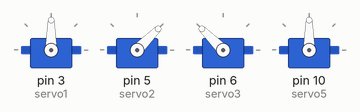
This sketch was run on a simulated Arduino Uno, built with avr-gcc and run on an emulated ATmega328P. Parts: 4 × servo. What the sketch prints to the serial monitor is not drawn.

Above: at 0.35 s.
At 1.05 s:
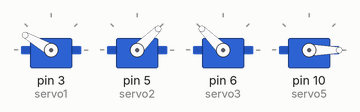
At 1.3 s:
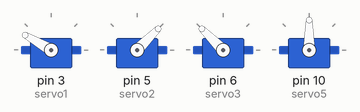
At 1.75 s:
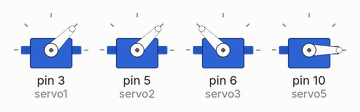
At 2.45 s:
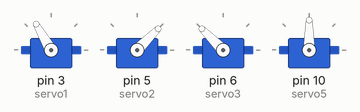
At 3.2 s:
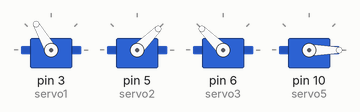
Timing chart, 0 to 3.6 s (numbered marks = the images above):
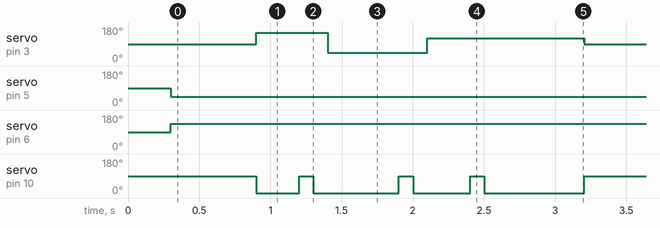

The sketch:

project.ino
```cpp
#include <Servo.h>

Servo servo1;
Servo servo2;
Servo servo3;
Servo servo5;

void setup() {
  Serial.begin(9600);
  Serial.println("start");

  servo1.attach(3);
  servo2.attach(5);
  servo3.attach(6);
  servo5.attach(10);

  move(90, 90, 90, 90);

  delay(300);
}

void loop() {
  move(90, 45, 135, 90);
  delay(600);

  // 1
  move(150, 45, 135, 0);
  delay(300);
  move(150, 45, 135, 90);
  delay(100);
  move(150, 45, 135, 0);
  delay(100);

  // 2
  move(45, 45, 135, 0);
  delay(500);
  move(45, 45, 135, 90);
  delay(100);
  move(45, 45, 135, 0);
  delay(100);

  // 3
  move(120, 45, 135, 0);
  delay(300);
  move(120, 45, 135, 90);
  delay(100);
  move(120, 45, 135, 0);
  delay(700);

}

void move(int a, int b, int c, int d) {
  servo1.write(a); // 바닥
  servo2.write(b); // 중간
  servo3.write(c); // 상단
  servo5.write(d); //
}
```

Measured:
- by itself, servo on pin 3 (servo1): repeats every 2.9 s: 45° 0.70 s, 120° 1.1 s, 90° 0.60 s, 150° 0.50 s
- by itself, servo on pin 5 (servo2): 90° → 45° at 0.30 s
- by itself, servo on pin 6 (servo3): 90° → 135° at 0.30 s
- by itself, servo on pin 10 (servo5): repeats every 2.9 s: 90° 0.10 s, 0° 0.60 s, 90° 0.10 s, 0° 0.40 s, 90° 0.10 s, 0° 0.70 s, 90° 0.60 s, 0° 0.30 s
